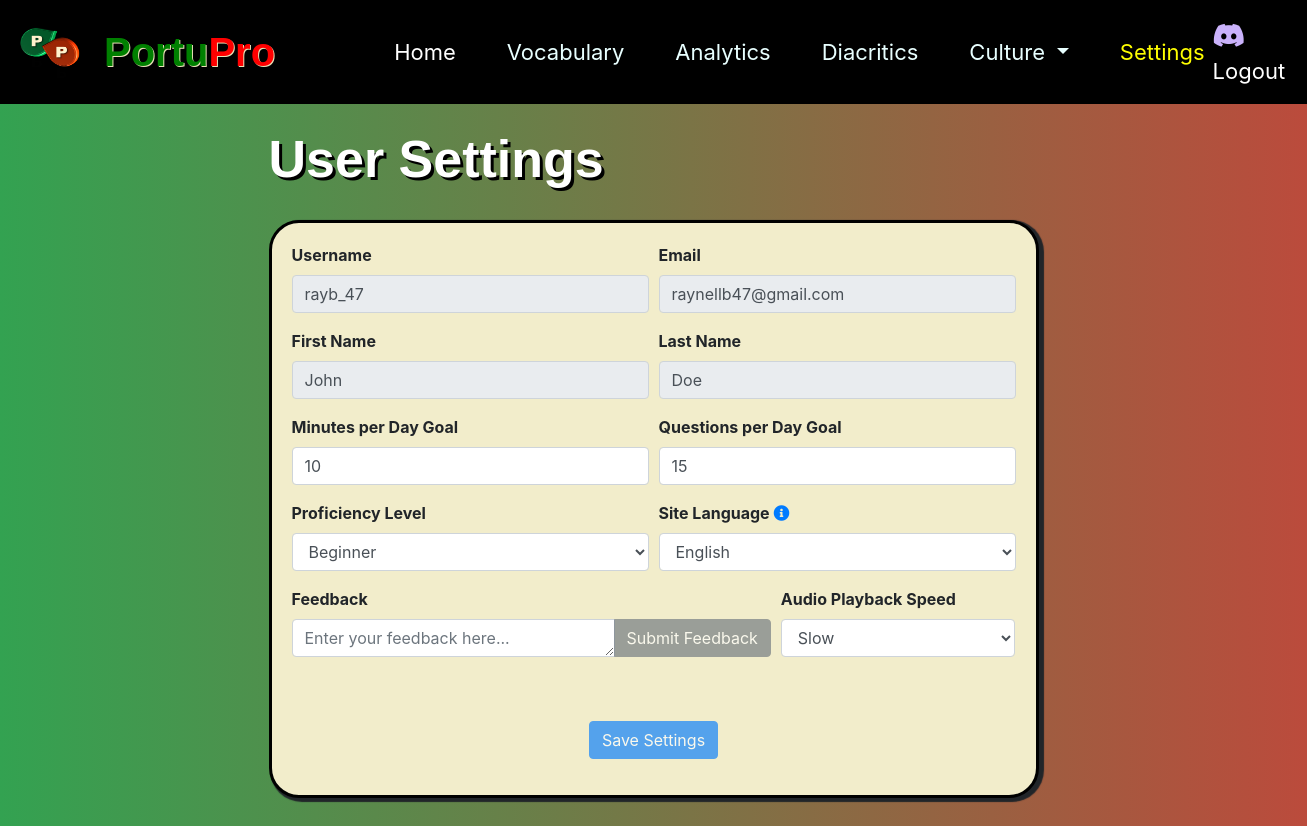
The app's page /settings (signed in) with its own data.
### login/models.py (models this page shows, shortened)
class CustomUser(AbstractUser):
    PLAYBACK_SPEED_CHOICES = [
        ('normal', 'Normal'),
        ('slow', 'Slow'),
        ('fast', 'Fast')
    ]
    playback_speed = models.CharField(max_length=6, choices=PLAYBACK_SPEED_CHOICES, default='normal', help_text="Preferred audio playback speed")
    proficiency_level = models.IntegerField(choices=[(1, 'Beginner'), (2, 'Intermediate'), (3, 'Advanced')], null=True, blank=True)
    study_frequency = models.TextField(choices=[('Daily', 'Daily'), ('Weekly', 'Weekly')], null=True, blank=True)
    study_frequency_amount = models.IntegerField(help_text="Time in hours", null=True, blank=True)
    portuguese_default = models.BooleanField(default=False, help_text="Is Portuguese set as the default language", blank=True)
    daily_question_goal = models.IntegerField(default=0, help_text="Number of questions the user aims to answer each day")
    daily_activity_goal = models.IntegerField(default=0, help_text="Number of minutes the user aims to be active on the site each day")

### mainsite/views.py (the view)
# urls.py: path('settings', views.settings, name='settings'),
def settings(request):
    return render(request, 'mainsite/settings.html')

### templates/mainsite/settings.html (shortened to what this page needs)
{% load static %}
<!DOCTYPE html>
<html lang="en">
<head>
<link rel="stylesheet" href="https://stackpath.bootstrapcdn.com/bootstrap/4.5.2/css/bootstrap.min.css">
<link href="https://cdnjs.cloudflare.com/ajax/libs/font-awesome/5.15.1/css/all.min.css" rel="stylesheet">
<link rel="stylesheet" href="{% static 'architecture.css' %}">
<link rel="stylesheet" href="{% static 'dashboard.css' %}">
</head>
<body>
  <nav class="navbar navbar-expand-lg navbar-dark bg-black">
    <a class="navbar-brand" href="#">
      <img src="{% static 'Logo for Navbar.png' %}" alt="Logo" width="70" height="70" class="d-inline-block align-text-top" style="padding-top: 8px">
      <h1><span class="text-green" style="margin-left: 10px;">Portu</span><span class="text-red">Pro</span></h1>
    </a>
    <div class="collapse navbar-collapse" id="navbarNav">
      <ul class="navbar-nav mr-auto" id="navbarUL">
        <li class="nav-item active">
          <a class="nav-link nb-item" href="/home">Home <span class="sr-only">(current)</span></a>
        </li>
        <li class="nav-item">
          <a class="nav-link nb-item" style="color: rgb(232, 255, 255);" href="/vocab">Vocabulary</a>
      </li>
      <li class="nav-item">
        <a class="nav-link nb-item" style="color: rgb(232, 255, 255);" href="/analytics">Analytics</a>
    </li>
    <li class="nav-item">
      <a class="nav-link nb-item" style="color: rgb(232, 255, 255);" href="/diacritics">Diacritics</a>
  </li>
      <li class="nav-item dropdown">
          <a class="nav-link dropdown-toggle nb-item" style="color: rgb(232, 255, 255);"  href="#" id="cultureDropdown" role="button" data-toggle="dropdown" aria-haspopup="true" aria-expanded="false">
            Culture
          </a>
      </li>
      <li class="nav-item">
        <a class="nav-link active-tab" style="color: rgb(232, 255, 255);" href="/settings">Settings</a>
    </li>
      </ul>
      <span class="navbar-text">
        <a href="#" id='discordHref' class="settings-link nb-item" style="font-size:26px; margin-right: 2em;" data-toggle="modal" data-target="#discordModal">
          <i id="discordLogo" class="fab fa-discord"></i>
      </a>
        <a href="/signout" class="settings-link nb-item" style="font-size:22px">Logout</a>
      </span>
    </div>
  </nav>
  <div class="container mt-4">
    <h1 class="mb-4 header">User Settings</h1>
    <div class="card mb-3 settings-card">
        <div class="card-body">
          <form>
            <div class="form-row">
                <div class="col-md-6 form-group">
                    <label for="username">Username</label>
                    <input type="text" class="form-control" id="username" value="{{user.username}}" readonly>
                </div>
                <div class="col-md-6 form-group">
                    <label for="userEmail">Email</label>
                    <input type="email" class="form-control" id="userEmail" value="{{user.email}}" readonly>
                </div>
            </div>
            <div class="form-row">
                <div class="col-md-6 form-group">
                    <label for="firstName">First Name</label>
                    <input type="text" class="form-control" id="firstName" value="{{user.first_name}}" readonly>
                </div>
                <div class="col-md-6 form-group">
                    <label for="lastName">Last Name</label>
                    <input type="text" class="form-control" id="lastName" value="{{user.last_name}}" readonly>
                </div>
            </div>
            <div class="form-row">
              <div class="form-group col-md-6">
                <label for="dailyGoalMinutes">Minutes per Day Goal</label>
                <input type="number" name="dailyGoalMinutes" id="dailyGoalMinutes" class="form-control" placeholder="Minutes/day...." value="{{user.daily_activity_goal}}" required>
              </div>
              <div class="form-group col-md-6">
                <label for="dailyGoalQuestions">Questions per Day Goal</label>
                <input type="number" name="dailyGoalQuestions" id="dailyGoalQuestions" class="form-control" placeholder="Questions/day...." value="{{user.daily_question_goal}}" required>
              </div>
            </div>
            <div class="form-row">
                <div class="col-md-6 form-group">
                  <label for="proficiencyLevel">Proficiency Level</label>
                  <select class="form-control" id="proficiencyLevel">
                    <option value="1" {% if request.user.proficiency_level == 1 %}selected{% endif %}>Beginner</option>
                  </select>
                </div>
                <div class="col-md-6 form-group">
                    <label for="siteLanguage">Site Language
                      <a href="#" data-toggle="tooltip" title="This only affects the Culture Pages.">
                        <i class="fas fa-info-circle"></i>
                    </a>
                    </label>
                    <select class="form-control" id="siteLanguage">
                      <option value="English" {% if not request.user.portuguese_default %}selected{% endif %}>English</option>
                    </select>
                </div>
            </div>
            <div class="form-row">
              <div class="form-group col-md-8">
                <label for="feedback">Feedback</label>
              <div class="input-group">
                  <textarea class="form-control" id="feedback" rows="1" placeholder="Enter your feedback here..."></textarea>
                  <div class="input-group-append">
                      <button type="button" id="saveFeedbackBtn" class="btn btn-secondary" disabled>Submit Feedback</button>
                  </div>
              </div>
              </div>
              <div class="form-group col-md-4">
                <label for="playbackSpeed">Audio Playback Speed</label>
                <select class="form-control" id="playbackSpeed">
                  <option value="slow" {% if request.user.playback_speed == 'slow' %}selected{% endif %}>Slow</option>
                </select>
              </div>
            </div>
            <br><br>
            <div class="form-group text-center">
                <button type="button" id="saveSettingsBtn" class="btn btn-primary" disabled>Save Settings</button>
            </div>
          </form>
        </div>
    </div>
</div>
<div aria-live="polite" aria-atomic="true" style="position: fixed; top: 50%; left: 50%; transform: translate(-50%, -50%); min-height: 100px; z-index: 1050;">
</div>
</body>
</html>

### static/architecture.css (style rules this page uses)
.settings-link { color: #fff; }
html, body { height: 100%; margin: 0; padding: 0; }
body { background: linear-gradient(to right, #33A251, #BB4B3C); background-attachment: fixed; background-repeat: no-repeat; background-size: cover; }
.container { min-height: 100%; }
.navbar.bg-black { background-color: black !important; }
.navbar .nav-link.active-tab, .navbar .nav-link.active { color: yellow !important; background-color: transparent !important; }
.text-green { color: green; }
.text-red { color: red; }
.navbar-brand { text-decoration: none; }

### static/dashboard.css (style rules this page uses)
.settings-link { color: #fff; }
.nav-link { font-size:22px; margin-left:35px; }
.navbar-brand { display: flex; align-items: center; }
.navbar-brand img { margin-right: 8px; }
.navbar-brand h1 { margin-bottom: 0; }
html, body { height: 100%; margin: 0; padding: 0; }
body { background: linear-gradient(to right, #33A251, #BB4B3C); background-attachment: fixed; background-repeat: no-repeat; background-size: cover; }
.container { min-height: 100%; }
.navbar.bg-black { background-color: black !important; }
.navbar .nav-link.active-tab, .navbar .nav-link.active { color: yellow !important; background-color: transparent !important; }
#navbarUL { margin-left: 60px; }
.text-green { color: green; font-family: Arial, Helvetica, sans-serif; font-weight: bold; text-shadow: rgb(233, 225, 183) 1px 1px }
.text-red { color: red; font-family: Arial, Helvetica, sans-serif; font-weight: bold; text-shadow: rgb(233, 225, 183) 1px 1px }
.navbar-brand { text-decoration: none; }
.settings-card { border-radius: 30px; box-shadow: 3px 2px 1px 2px; background-color: #f2edcb; margin-top: 30px; border: 3px solid black; }
#discordLogo { color: #cab2fb; }
#discordHref { text-decoration: none }

### templates/mainsite/settings.html (style rules this page uses)
.container { max-width: 800px; }
.form-control, .btn { border-radius: 0.25rem; }
.btn-primary { color: #fff; background-color: #007bff; border-color: #007bff; }
.form-group label { font-weight: bold; }
textarea { resize:vertical; }
.header { color: #ffffff; font-family: Arial, Helvetica, sans-serif ; font-weight: bold; font-size:52px; text-shadow: 3px 3px #000000; margin-top: 20px; }

### records on screen
CustomUser: username "rayb_47", email "raynellb47@gmail.com", first_name "John", last_name "Doe", dailyGoalMinutes "10", dailyGoalQuestions "15", proficiency_level "Beginner", portuguese_default "English", playback_speed "Slow"
